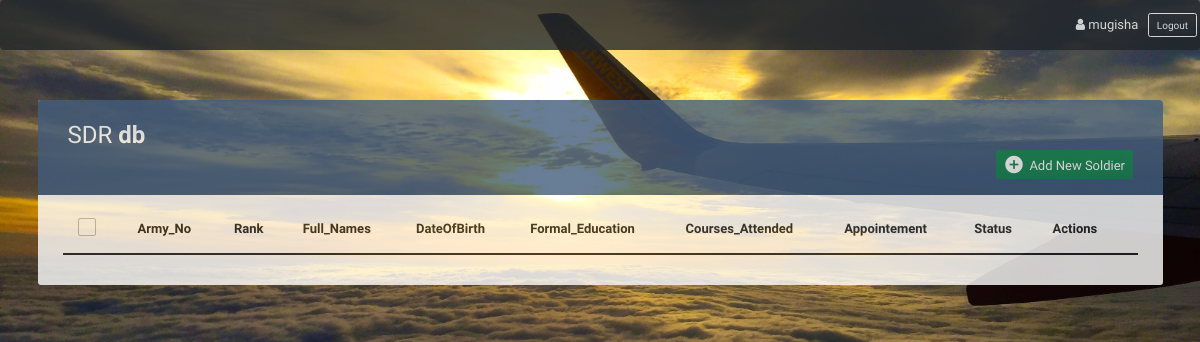
Page /db/db/ (signed in) on the earlier database version.
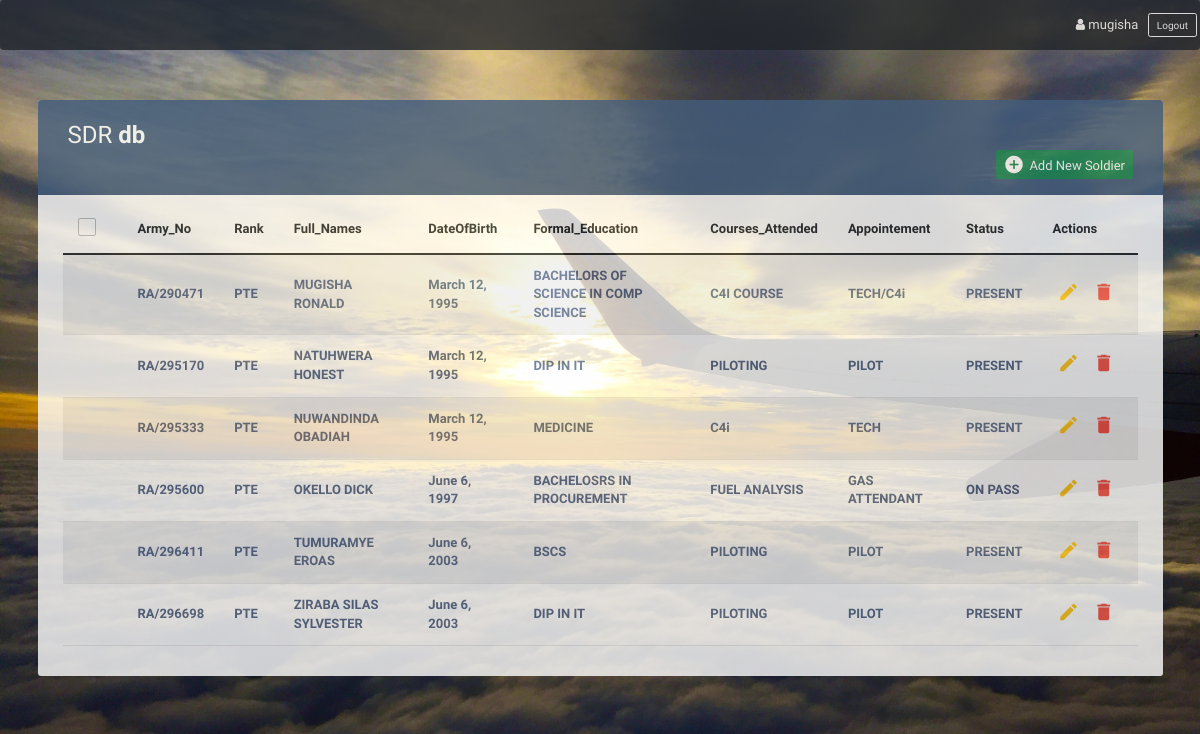
Same page on the later database version.
### sdrTest/models.py (models this page shows, shortened)
class Soldier(models.Model):
    army_no = models.CharField(max_length=500)
    rank = models.CharField(max_length=500)
    full_names = models.CharField(max_length=500)
    dateOfBirth = models.DateField(null=True,blank=True)
    formal_educ = models.CharField(max_length=500)
    courses_attnd = models.CharField(max_length=500)
    appointment = models.CharField(max_length=500)
    status = models.CharField(max_length=500)
    created = models.DateTimeField(auto_now_add=True)
    user = models.ForeignKey(User,null=True,on_delete=models.CASCADE,related_name='soldiers')

### sdrTest/views.py (the view)
# urls.py: path("db/", views.SoldiersListView.as_view(), name="db"),
class SoldiersListView(LoginRequiredMixin,ListView):
    model = Soldier
    template_name = 'sdrTest/soldier_list.html'
    context_object_name = "soldiers"
    login_url = '/login'
    '''display querries of only logged in user'''
    def get_queryset(self):
        return self.request.user.soldiers.all()

### sdrTest/templates/sdrTest/soldier_list.html (shortened to what this page needs)
<!DOCTYPE html>
<html lang="en">
<head>
<link rel="stylesheet" href="https://maxcdn.bootstrapcdn.com/font-awesome/4.7.0/css/font-awesome.min.css">
<link rel="stylesheet" href="https://maxcdn.bootstrapcdn.com/bootstrap/3.3.7/css/bootstrap.min.css">
<link href="https://cdn.jsdelivr.net/npm/bootstrap@5.0.2/dist/css/bootstrap.min.css" rel="stylesheet">
</head>
<body>
	{% block content %}
	<nav id="mynav" class="navbar navbar-dark bg-dark " >
        <div class="ms-auto">
			{% if user.is_authenticated %}
				<div class="userName">
					<i class="fa fa-user"></i> {{user.get_username}}
				</div>
			{% endif %}
        </div>
		<a href="{% url 'logout' %}" target="_blank" class="btn btn-outline-light me-1">Logout</a>
    </nav>
    <div class="container">
		<div class="table-responsive">
			<div class="table-wrapper">
				<div class="table-title">
					<div class="row">
						<div class="col-xs-6">
							<h2>SDR <b>db</b></h2>
						</div>
						<div class="col-xs-6">
							<a href="{% url 'add' %}" class="btn btn-success" data-toggle="modal"><i class="material-icons">&#xE147;</i> <span>Add New Soldier</span></a>
						</div>
					</div>
				</div>
				<table class="table table-striped table-hover">
					<thead>
						<tr>
							<th>
								<span class="custom-checkbox">
									<label for="selectAll"></label>
								</span>
							</th>
                            <th>Army_No</th>
                            <th>Rank</th>
							<th>Full_Names</th>
							<th>DateOfBirth</th>
							<th>Formal_Education</th>
							<th>Courses_Attended</th>
							<th>Appointement</th>
                            <th>Status</th>
							<th>Actions</th>
						</tr>
					</thead>
					<tbody>
                        {% for i in soldiers %}
						<tr>
									<td>
									</td>
										<td><a href="{% url 'details' i.id %}">{{i.army_no}}</a></td>
										<td><a href="{% url 'details' i.id %}">{{i.rank}}</a></td>
										<td><a href="{% url 'details' i.id %}">{{i.full_names}}</a></td>
										<td><a href="{% url 'details' i.id %}">{{i.dateOfBirth}}</a></td>
										<td><a href="{% url 'details' i.id %}">{{i.formal_educ}}</a></td>
										<td><a href="{% url 'details' i.id %}">{{i.courses_attnd}}</a></td>
										<td><a href="{% url 'details' i.id %}">{{i.appointment}}</a></td>
										<td><a href="{% url 'details' i.id %}">{{i.status}}</a></td>
							<td>
								<a href="{% url 'edit' i.id %}" class="edit" data-toggle="modal"><i class="material-icons" data-toggle="tooltip" title="Edit">&#xE254;</i></a>
								<a href="{% url 'delete' i.id %}" class="delete" data-toggle="modal"><i class="material-icons" data-toggle="tooltip" title="Delete">&#xE872;</i></a>
							</td>
						</tr>
                        {% endfor %}
					</tbody>
				</table>
			</div>
		</div>
    </div>
	{% endblock %}
</body>
</html>

### sdrTest/templates/sdrTest/soldier_list.html (style rules this page uses)
body { color: #566787; background: #728a99; font-family: 'Varela Round', sans-serif; font-size: 13px; background-image: url("/static/images/plane_1.jpg"); background-size: cover; background-position: center; background-repeat:no-repeat; position: relative; opacity: 0.8; }
.table-responsive { margin: 30px 0; }
.table-wrapper { min-width: 1000px; background: #fff; padding: 20px 25px; border-radius: 3px; box-shadow: 0 1px 1px rgba(0,0,0,.05); }
.table-title { padding-bottom: 15px; background: #435d7d; color: #fff; padding: 16px 30px; margin: -20px -25px 10px; border-radius: 3px 3px 0 0; }
.table-title h2 { margin: 5px 0 0; font-size: 24px; }
.table-title .btn { color: #fff; float: right; font-size: 13px; border: none; min-width: 50px; border-radius: 2px; border: none; outline: none !important; margin-left: 10px; }
.table-title .btn i { float: left; font-size: 21px; margin-right: 5px; }
.table-title .btn span { float: left; margin-top: 2px; }
table.table tr th, table.table tr td { border-color: #e9e9e9; padding: 12px 15px; vertical-align: middle; }
table.table tr th:first-child { width: 60px; }
table.table tr th:last-child { width: 100px; }
table.table-striped tbody tr:nth-of-type(odd) { background-color: #fcfcfc; }
table.table td:last-child i { opacity: 0.9; font-size: 22px; margin: 0 5px; }
table.table td a { font-weight: bold; color: #566787; display: inline-block; text-decoration: none; outline: none !important; }
table.table td a.edit { color: #FFC107; }
table.table td a.delete { color: #F44336; }
table.table td i { font-size: 19px; }
.custom-checkbox { position: relative; }
.custom-checkbox label:before { width: 18px; height: 18px; }
.custom-checkbox label:before { content: ''; margin-right: 10px; display: inline-block; vertical-align: text-top; background: white; border: 1px solid #bbb; border-radius: 2px; box-sizing: border-box; z-index: 2; }
#mynav .userName { color: whitesmoke; padding-right: 10px; }

Differences in the rows shown:
added Soldier: army_no "RA/290471", rank "PTE", full_names "MUGISHA RONALD", dateOfBirth "March 12, 1995", formal_educ "BACHELORS OF SCIENCE IN COMP SCIENCE", courses_attnd "C4I COURSE", appointment "TECH/C4i", status "PRESENT"
added Soldier: army_no "RA/295170", rank "PTE", full_names "NATUHWERA HONEST", dateOfBirth "March 12, 1995", formal_educ "DIP IN IT", courses_attnd "PILOTING", appointment "PILOT", status "PRESENT"
added Soldier: army_no "RA/295333", rank "PTE", full_names "NUWANDINDA OBADIAH", dateOfBirth "March 12, 1995", formal_educ "MEDICINE", courses_attnd "C4i", appointment "TECH", status "PRESENT"
added Soldier: army_no "RA/295600", rank "PTE", full_names "OKELLO DICK", dateOfBirth "June 6, 1997", formal_educ "BACHELOSRS IN PROCUREMENT", courses_attnd "FUEL ANALYSIS", appointment "GAS ATTENDANT", status "ON PASS"
added Soldier: army_no "RA/296411", rank "PTE", full_names "TUMURAMYE EROAS", dateOfBirth "June 6, 2003", formal_educ "BSCS", courses_attnd "PILOTING", appointment "PILOT", status "PRESENT"
added Soldier: army_no "RA/296698", rank "PTE", full_names "ZIRABA SILAS SYLVESTER", dateOfBirth "June 6, 2003", formal_educ "DIP IN IT", courses_attnd "PILOTING", appointment "PILOT", status "PRESENT"
